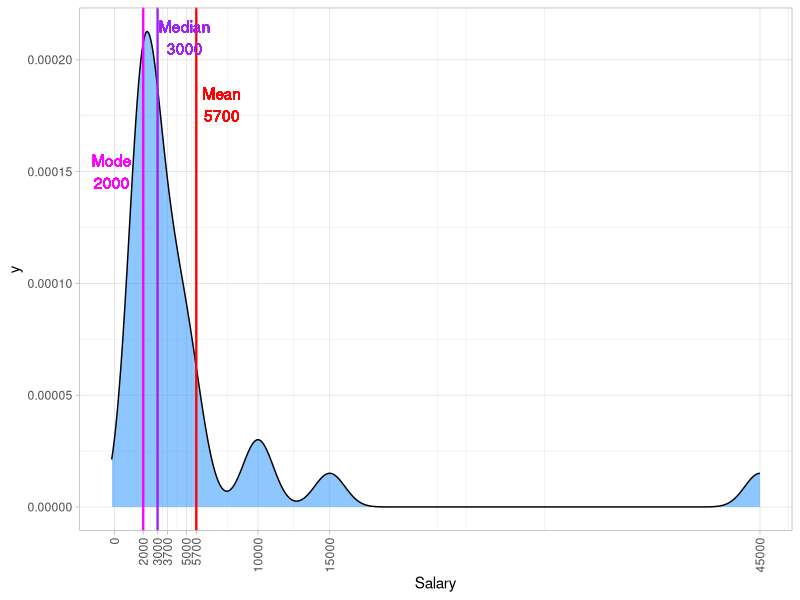
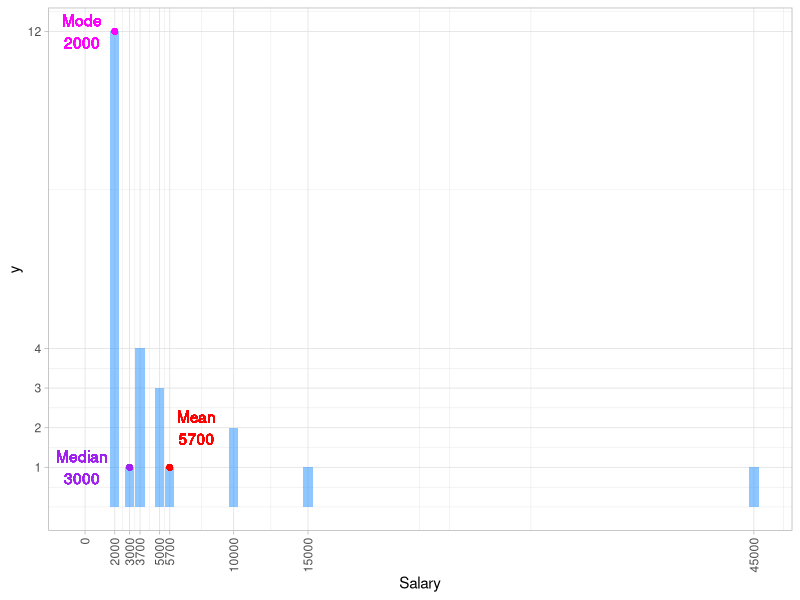
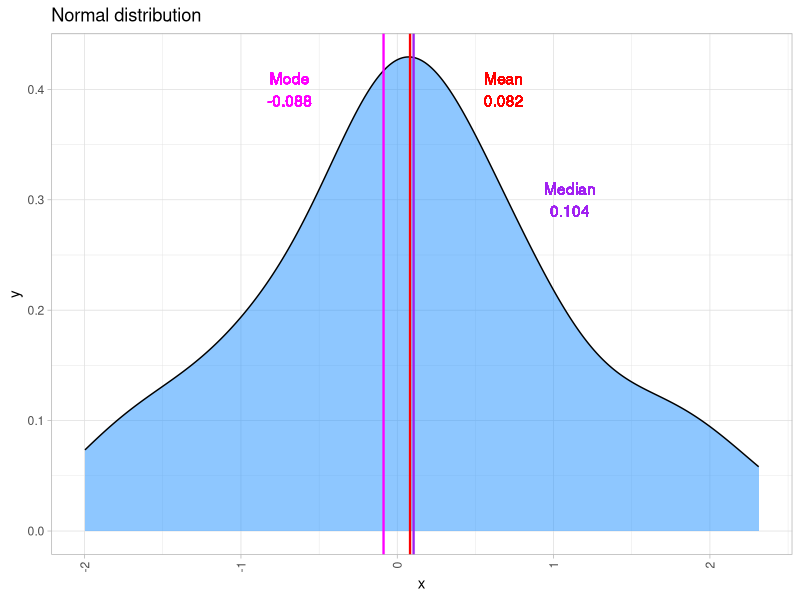
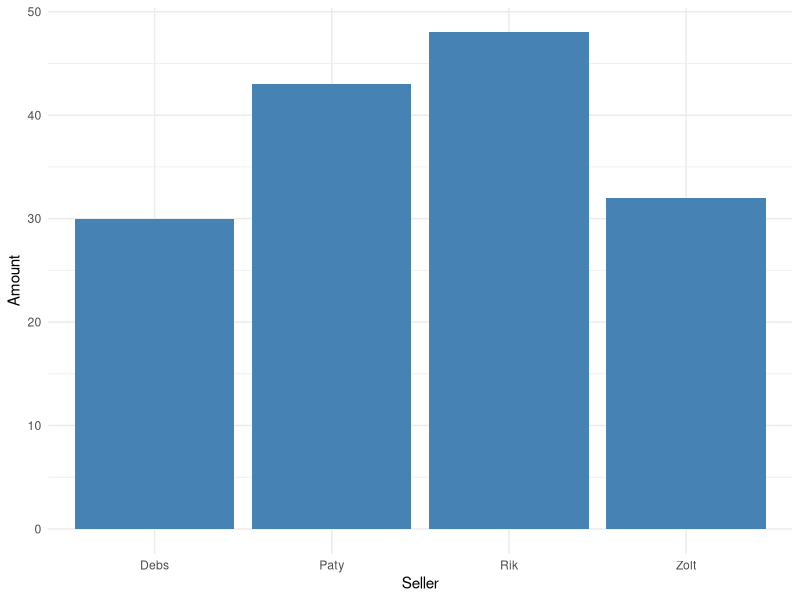
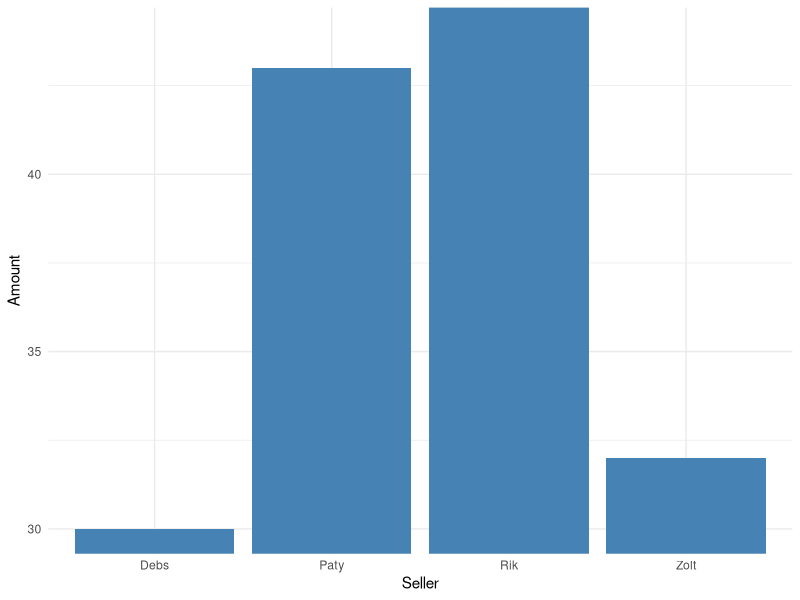
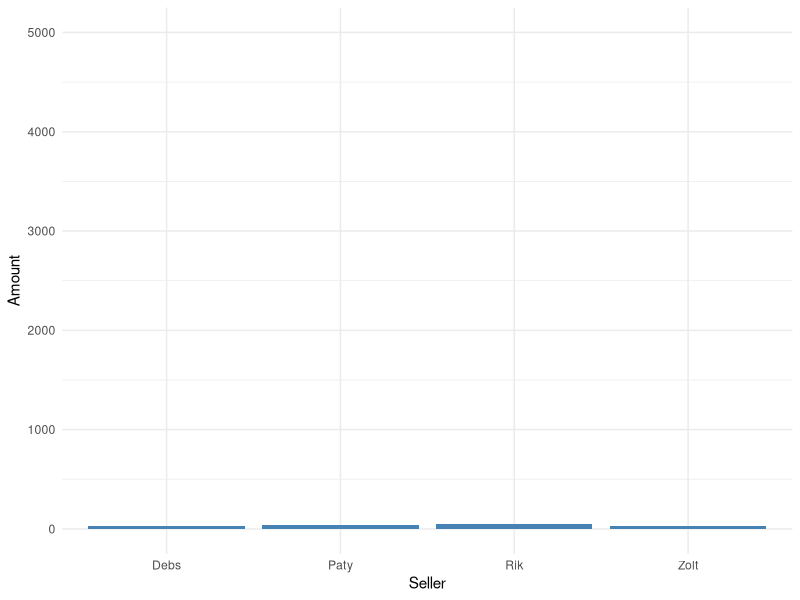

The R script that drew these images, in order:
## ---- chunk 1
df <- data.frame(
Salary= c("45,000", "15,000", "10,000", "5,700", "5,000", "3,700", "3,000", "2,000"),
Employees= c(1, 1, 2, 1, 3, 4, 1, 12),
Mean= c("", "", "", "(Mean)", "", "", "(Median)", "(Mode)")
)
## ---- chunk 2
# install.packages("kableExtra") ### https://stackoverflow.com/a/47184530/14361772
library(knitr)
library(kableExtra)
df |>  
  kable("html") |>
  kable_styling(font_size = 28)
## ---- chunk 3
df <- data.frame(
Salary= c(rep(45000, 1), 
          rep(15000, 1), 
          rep(10000, 2), 
          rep(5700, 1), 
          rep(5000, 3), 
          rep(3700, 4), 
          rep(3000, 1), 
          rep(2000, 12)),
Employees= c(rep(1, 1), 
             rep(1, 1), 
             rep(2, 2), 
             rep(1, 1), 
             rep(3, 3), 
             rep(4, 4), 
             rep(1, 1), 
             rep(12, 12))
)

# Filled Density Plot
# d <- density(df$Salary)
# plot(d, main="Kernel Density of Miles Per Gallon")

s.maen <- mean(df$Salary)
s.median <- median(df$Salary)
# mode
getmode <- function(v) {
   uniqv <- unique(v)
   uniqv[which.max(tabulate(match(v, uniqv)))]
}
# Calculate the mode
s.mode <- getmode(df$Salary)

## ---- chunk 4
library(ggplot2)
df |> 
  ggplot(aes(x=Salary)) +
  geom_density(fill="dodgerblue", alpha=0.5) +
  geom_vline(xintercept= s.maen, linewidth= 0.8, color="red") + 
  geom_text(aes(x=s.maen + 1800, y= 0.00018, label=paste0("Mean\n", s.maen)), color="red") +
  geom_vline(xintercept= s.median, linewidth= 0.8, color="purple") +
  geom_text(aes(x=s.median + 1900, y= 0.00021, label=paste0("Median\n", s.median)), color="purple") +
  geom_vline(xintercept= s.mode, linewidth= 0.8, color="magenta") + 
  geom_text(aes(x=s.mode - 2200, y= 0.00015, label=paste0("Mode\n", s.mode)), color="magenta") + 
  scale_x_continuous(breaks= c(0, unique(df$Salary))) + 
  guides(x =  guide_axis(angle = 90)) +
  theme_light() 

## ---- chunk 5
df |> 
  ggplot(aes(x=Salary)) +
  geom_bar(fill="dodgerblue", alpha=0.5) + 
  # geom_vline(xintercept= s.maen, linewidth= 0.8, color="red") + 
  geom_point(x= s.maen, y= 1, color="red") +
  geom_text(aes(x=s.maen + 1800, y= 2, label=paste0("Mean\n", s.maen)), color="red") +
  # geom_vline(xintercept= s.median, linewidth= 0.8, color="purple") +
  geom_point(x= s.median, y= 1, color="purple") +
  geom_text(aes(x=s.median - 3200, y= 1, label=paste0("Median\n", s.median)), color="purple") +
  # geom_vline(xintercept= s.mode, linewidth= 0.8, color="magenta") + 
  geom_point(x= s.mode, y= 12, color="magenta") +
  geom_text(aes(x=s.mode - 2200, y= 12, label=paste0("Mode\n", s.mode)), color="magenta") + 
  scale_y_continuous(breaks= unique(df$Employees)) + 
  scale_x_continuous(breaks= c(0, unique(df$Salary))) + 
  guides(x =  guide_axis(angle = 90)) +
  theme_light()
## ---- chunk 6
set.seed(700)
x <- rnorm(50)
# hist(x, main = "Normal Distribution", col = "darkorange")
# d <- density(x)
# plot(d, main= "Normal Distribution", col = "darkorange")
df <- data.frame(x)
## ---- chunk 7
s.maen <- mean(df$x)
s.median <- median(df$x)
# mode
getmode <- function(v) {
   uniqv <- unique(v)
   uniqv[which.max(tabulate(match(v, uniqv)))]
}
# Calculate the mode
s.mode <- getmode(df$x)
## ---- chunk 8
df |> 
  ggplot(aes(x=x)) +
  geom_density(fill="dodgerblue", alpha=0.5) +
  geom_vline(xintercept= s.maen, linewidth= 0.8, color="red") + 
  geom_text(aes(x=s.maen + 0.6, y= 0.4, label=paste0("Mean\n", round(s.maen, 3))), color="red") +
  geom_vline(xintercept= s.median, linewidth= 0.8, color="purple") +
  geom_text(aes(x=s.median + 1, y= 0.3, label=paste0("Median\n", round(s.median, 3))), color="purple") +
  geom_vline(xintercept= s.mode, linewidth= 0.8, color="magenta") + 
  geom_text(aes(x=s.mode - 0.6, y= 0.4, label=paste0("Mode\n", round(s.mode ,3))), color="magenta") + 
  guides(x =  guide_axis(angle = 90)) +
  ggtitle("Normal distribution") + 
  theme_light() 
## ---- chunk 9
df <- data.frame(Seller= c("Rik", "Paty", "Zolt", "Debs"),
                Amount= c(48, 43, 32, 30))


library(ggplot2)
p <- ggplot(data=df, aes(x= Seller, y= Amount)) +
  geom_bar(stat="identity", fill="steelblue")+
  theme_minimal()

## ---- chunk 10
p
## ---- chunk 11
p + coord_cartesian(ylim = c(30, 44)) 
## ---- chunk 12
p + coord_cartesian(ylim = c(0, 5000)) 
